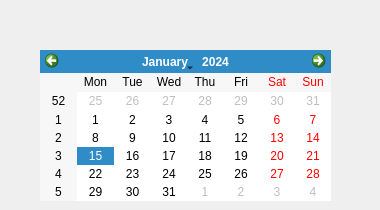
<?xml version="1.0" encoding="UTF-8"?>
<ui version="4.0">
 <class>ClickDate</class>
 <widget class="QWidget" name="ClickDate">
  <property name="geometry">
   <rect>
    <x>0</x>
    <y>0</y>
    <width>380</width>
    <height>210</height>
   </rect>
  </property>
  <property name="windowTitle">
   <string>Form</string>
  </property>
  <widget class="QCalendarWidget" name="Calendar">
   <property name="geometry">
    <rect>
     <x>40</x>
     <y>50</y>
     <width>291</width>
     <height>151</height>
    </rect>
   </property>
  </widget>
  <widget class="QLabel" name="Info1">
   <property name="geometry">
    <rect>
     <x>40</x>
     <y>10</y>
     <width>300</width>
     <height>32</height>
    </rect>
   </property>
   <property name="text">
    <string/>
   </property>
  </widget>
 </widget>
 <resources/>
 <connections/>
</ui>
